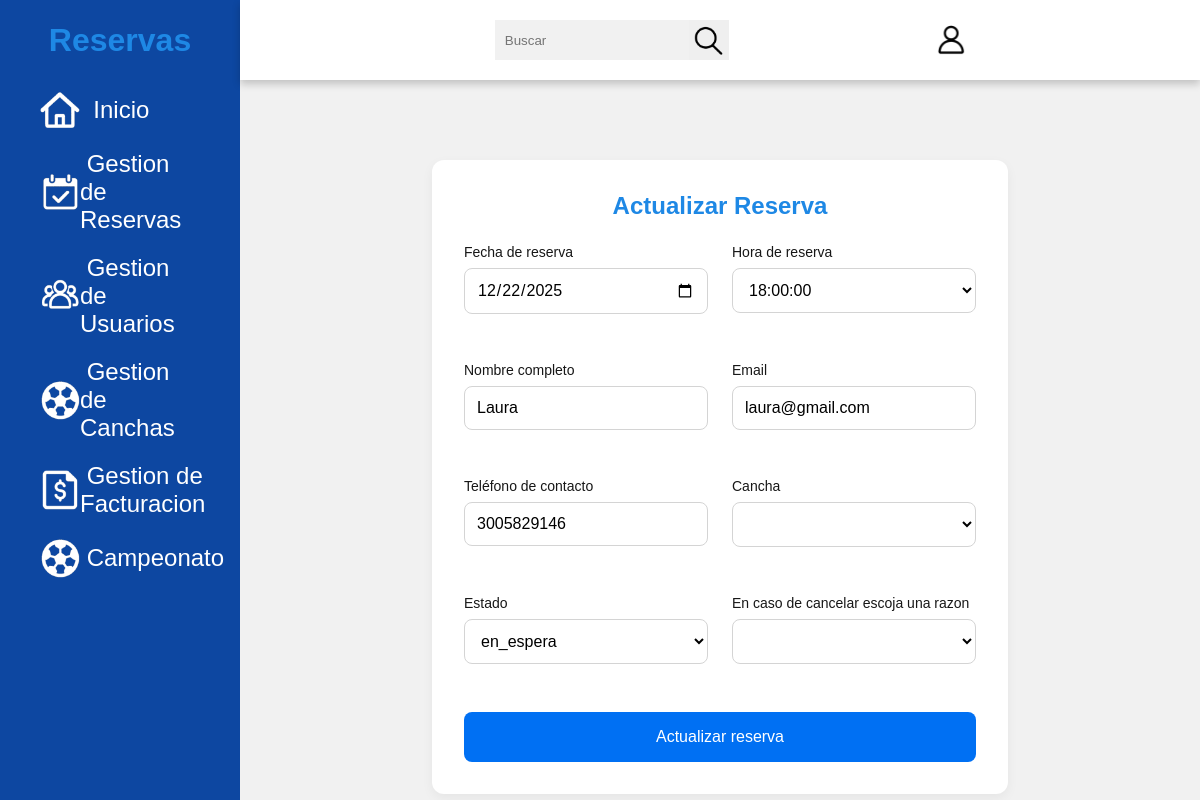
The page /app/GoldenPlayer/modulos/edit/editarReserva.php?id=1 on the database its author committed.
### tables this page shows
CREATE TABLE `reservas` (
  `id` int(11) NOT NULL,
  `cancha_id` int(11) NOT NULL,
  `fecha` date NOT NULL,
  `hora` time NOT NULL,
  `nombre` varchar(100) NOT NULL,
  `email` varchar(100) DEFAULT NULL,
  `telefono` varchar(20) NOT NULL,
  `creado_en` timestamp NOT NULL DEFAULT current_timestamp(),
  `estado` enum('en_espera','confirmada','cancelada') DEFAULT 'en_espera',
  `motivo_cancelacion` varchar(255) DEFAULT NULL
);

### app/GoldenPlayer/modulos/edit/editarReserva.php (the view, shortened to what this page needs)
<?php
$conn = conexion();
$id = $_GET['id'];
$sql = "SELECT * FROM reservas WHERE id='$id'";
$query = mysqli_query($conn, $sql);
$row = mysqli_fetch_array($query);
?>
<!DOCTYPE html>
<html lang="en">
<head>
    <link rel="stylesheet" href="../../css/reservas.css">
    <link rel="stylesheet" href="https://cdn.datatables.net/2.0.8/css/dataTables.dataTables.min.css">
</head>
<body>
    <div class="side-menu">
        <div class="brand-name">
            <h1>Reservas</h1>
        </div>
        <ul>
            <a href="../admin.php">
                <li><img src="../../img/panel/inicio.png" alt=""><span>&nbsp; Inicio</span></li>
            </a>
            <a href="../reservas.php">
                <li><img src="../../img/panel/reserva.png" alt=""><span>&nbsp;Gestion de Reservas</span></li>
            </a>
            <a href="../usuarios.php">
                <li><img src="../../img/panel/usuario.png" alt=""><span>&nbsp;Gestion de Usuarios</span></li>
            </a>
            <a href="../canchas.php">
                <li><img src="../../img/panel/cancha.png" alt=""><span>&nbsp;Gestion de Canchas</span></li>
            </a>
            <a href="../facturacion.php">
                <li><img src="../../img/panel/factura.png" alt=""><span>&nbsp;Gestion de Facturacion</span></li>
            </a>
            <a href="campeonato.php">
                <li><img src="../../img/panel/cancha.png" alt=""><span>&nbsp;Campeonato</span></li>
            </a>
        </ul>
    </div>
    <div class="container">
        <div class="header">
            <div class="nav">
                <div class="search">
                    <input type="text" placeholder="Buscar">
                    <button type="submit"><img src="../../img/buscar.png" alt=""></button>
                </div>
                <div class="user">
                    <div class="img-case">
                        <img src="../../img/user.png" alt="">
                    </div>
                </div>
            </div>
        </div>
        <div class="content">
            <div class="content-2">
                <br>
                <div class="modal-content">
                    <div class="wrapper" id="reservaForm">
                        <form class="reserva-form" id="formReservaAdmin" action="../../controlador/editarReserva.php"
                            method="POST">
                            <center>
                                <h2>Actualizar Reserva</h2>
                            </center>
                            <div class="form-row">
                                <div class="form-group">
                                    <label class="form-label">Fecha de reserva</label>
                                    <input type="date" id="fecha" name="fecha" class="form-input" required
                                        value="<?= $row['fecha'] ?>" />
                                </div>
                                <div class="form-group">
                                    <label class="form-label">Hora de reserva</label>
                                    <select id="hora" name="hora" class="form-input" required>
                                        <option value="<?= $row['hora'] ?>"><?= $row['hora'] ?></option>
                                    </select>
                                </div>
                            </div>
                            <div class="form-row">
                                <div class="form-group">
                                    <label class="form-label">Nombre completo</label>
                                    <input type="text" id="nombre" name="nombre" class="form-input"
                                        placeholder="Tu nombre" value="<?= $row['nombre'] ?>" required />
                                </div>
                                <div class="form-group">
                                    <label class="form-label">Email</label>
                                    <input type="email" id="email" name="email" class="form-input"
                                        placeholder="tu@email.com" value="<?= $row['email'] ?>" />
                                </div>
                            </div>
                            <div class="form-row">
                                <div class="form-group">
                                    <label class="form-label">Teléfono de contacto</label>
                                    <input type="tel" id="telefono" name="telefono" class="form-input"
                                        placeholder="+56 9 1234 5678" required value="<?= $row['telefono'] ?>" />
                                </div>
                                <div class="form-group">
                                    <label class="form-label">Cancha</label>
                                    <select id="cancha_id" name="cancha_id" class="form-input" required>
                                        <option value=""></option>
                                        <?php
                                        $sql = "SELECT * FROM canchas";
                                        $query = mysqli_query($conn, $sql);
                                        while ($row = mysqli_fetch_array($query)) {
                                            ?>
                                            <option value="<?= $row['id'] ?>">
                                            </option>
                                            <?php
                                        }
                                        ?>
                                    </select>
                                </div>
                            </div>
                            <div class="form-row">
                                <div class="form-group">
                                    <label class="form-label">Estado</label>
                                    <select id="estado" name="estado" class="form-input" required>
                                        <option value="en_espera">en_espera</option>
                                    </select>
                                </div>
                                <div class="form-group">
                                    <label class="form-label">En caso de cancelar escoja una razon</label>
                                    <select id="motivo" name="motivo" class="form-input" required>
                                        <option value="NULL"></option>
                                        <option value="No consiguió equipo completo">No consiguió equipo completo
                                        </option>
                                    </select>
                                </div>
                            </div>
                            <button type="submit" class="submit-button">Actualizar reserva</button>
                        </form>
                    </div>
                </div>
            </div>
        </div>
    </div>
</body>
</html>

### app/GoldenPlayer/css/reservas.css (style rules this page uses)
* { margin: 0; padding: 0; box-sizing: border-box; font-family: 'Poppins', sans-serif; }
body { min-height: 100vh; }
a { text-decoration: none; }
li { list-style: none; }
h1, h2 { color: #1E88E5; }
.side-menu { position: fixed; background-color: #0D47A1; width: 20vw; min-height: 100vh; display: flex; flex-direction: column; }
.side-menu .brand-name { height: 10vh; display: flex; align-items: center; justify-content: center; }
.side-menu li { font-size: 24px; padding: 10px 40px; color: white; display: flex; align-items: center; }
.side-menu li img { width: 40px; height: 40px; }
.container { position: absolute; right: 0; width: 80vw; height: 100vh; background: #f1f1f1; }
.container .header { position: fixed; top: 0; right: 0; width: 80vw; height: 10vh; background: white; display: flex; align-items: center; justify-content: center; box-shadow: 0 4px 8px 0 rgb(0, 0, 0, 0.2); z-index: 1; }
.container .header .nav { width: 90%; display: flex; align-items: center; }
.container .header .nav .search { flex: 3; display: flex; justify-content: center; }
.container .header .nav .search input[type=text] { border: none; background: #f1f1f1; padding: 10px; width: 30%; }
.container .header .nav .search button { width: 40px; height: 40px; border: none; display: flex; align-items: center; justify-content: center; }
.container .header .nav .search button img { width: 30px; height: 30px; }
.container .header .nav .user { flex: 1; display: flex; justify-content: space-between; align-items: center; }
.container .header .nav .user .img-case { position: relative; width: 30px; height: 30px; }
.container .header .nav .user img { width: 40px; height: 40px; }
.container .header .nav .user .img-case img { position: absolute; top: 0; left: 0; width: 100%; height: 100%; }
.container .content { position: relative; margin-top: 10vh; min-height: 90vh; background: #f1f1f1; }
.container .content .content-2 { min-height: 60vh; display: flex; justify-content: space-around; align-items: flex-start; flex-wrap: wrap; }
.modal-content { background: none; margin: 5% auto; padding: 32px; border-radius: 12px; max-width: 640px; height: 500px; position: relative; animation: aparecer 0.3s ease; }
.reserva-form { max-width: 640px; margin: 0 auto; background-color: #ffffff; padding: 32px; border-radius: 12px; box-shadow: 0 4px 12px rgba(0, 0, 0, 0.05); }
.form-row { display: grid; grid-template-columns: 1fr; gap: 24px; margin-bottom: 24px; }
@media (min-width: 768px) { .form-row { grid-template-columns: 1fr 1fr; } }
.form-group { margin-bottom: 24px; }
.form-label { display: block; font-size: 0.875rem; font-weight: 500; margin-bottom: 8px; color: #171717; }
.form-input { width: 100%; padding: 12px; border: 1px solid #d4d4d4; border-radius: 8px; background-color: #ffffff; font-size: 1rem; }
.submit-button { width: 100%; padding: 16px; background-color: #0070f3; color: white; border: none; border-radius: 8px; font-size: 1rem; font-weight: 500; cursor: pointer; transition: background-color 0.3s ease; }

### rows shown on the page
reservas: fecha "12/22/2025", hora "18:00:00", nombre "Laura", email "laura@gmail.com", telefono "3005829146"
